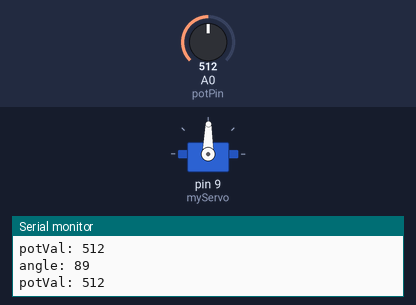
Simulated run of this sketch. Board: Arduino Uno, built with avr-gcc and run on an emulated ATmega328P. Shown: servo, the last lines printed to the serial monitor. Inputs (shaded band) come from the test bench; at power-on: A0 (potPin) = 512.

Above: at 1.2 s.
1.3 s: A0 (potPin) set to 557
At 2.3 s:
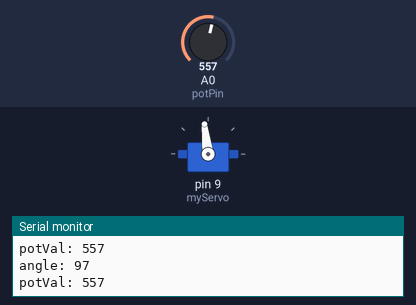
4.3 s: A0 (potPin) set to 590
At 5.5 s:
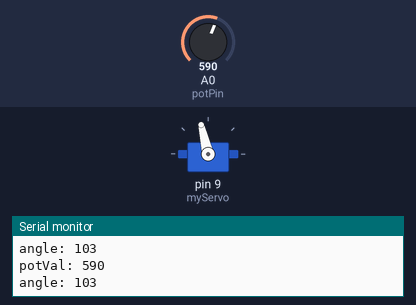
5.8 s: A0 (potPin) set to 306
At 7.0 s:
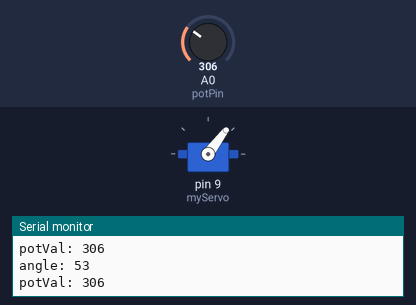
7.3 s: A0 (potPin) set to 716
At 8.2 s:
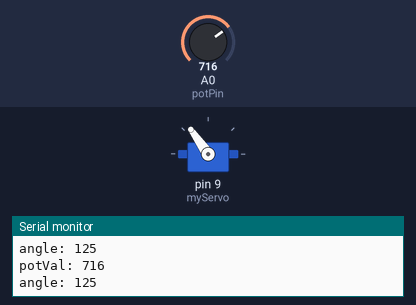
8.8 s: A0 (potPin) set to 0
At 9.7 s:
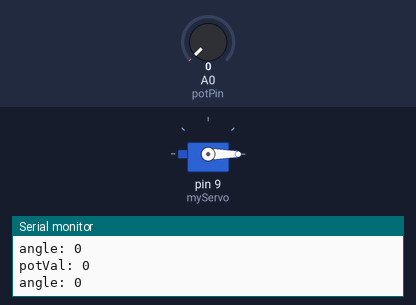
10.3 s: A0 (potPin) set to 92
At 11.2 s:
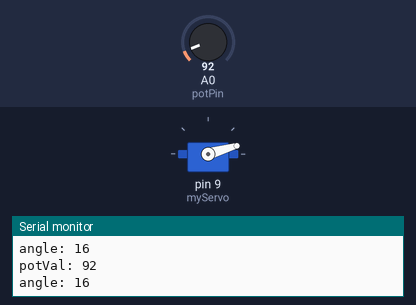
11.8 s: A0 (potPin) set to 110
Timing chart, 0 to 14.3 s (numbered marks = the images above; inputs shaded):
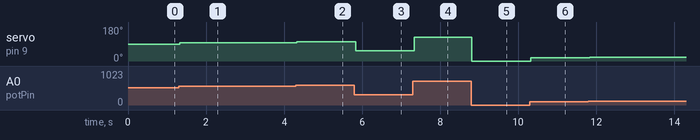

The sketch:

servo.ino
```cpp
#include <Servo.h>

Servo myServo;

int const potPin = A0;
int potVal;
int angle;

void setup() {
  myServo.attach(9);
  Serial.begin(9600);
}

void loop() {
  potVal = analogRead(potPin);
  Serial.print("potVal: ");
  Serial.println(potVal);

  angle = map(potVal, 0, 1023, 0, 179);
  Serial.print("angle: ");
  Serial.println(angle);

  myServo.write(angle);

  delay(15);
}
```

Measured:
- after the input at 1.3 s, servo on pin 9 (myServo): 89° → 97° at once
- after the input at 4.3 s, servo on pin 9 (myServo): 97° → 103° at once
- after the input at 5.8 s, servo on pin 9 (myServo): 103° → 53° at once
- after the input at 7.3 s, servo on pin 9 (myServo): 53° → 125° at once
- after the input at 8.8 s, servo on pin 9 (myServo): 125° → 0° at once
- after the input at 10.3 s, servo on pin 9 (myServo): 0° → 16° at once
- after the input at 11.8 s, servo on pin 9 (myServo): 16° → 19° at once
